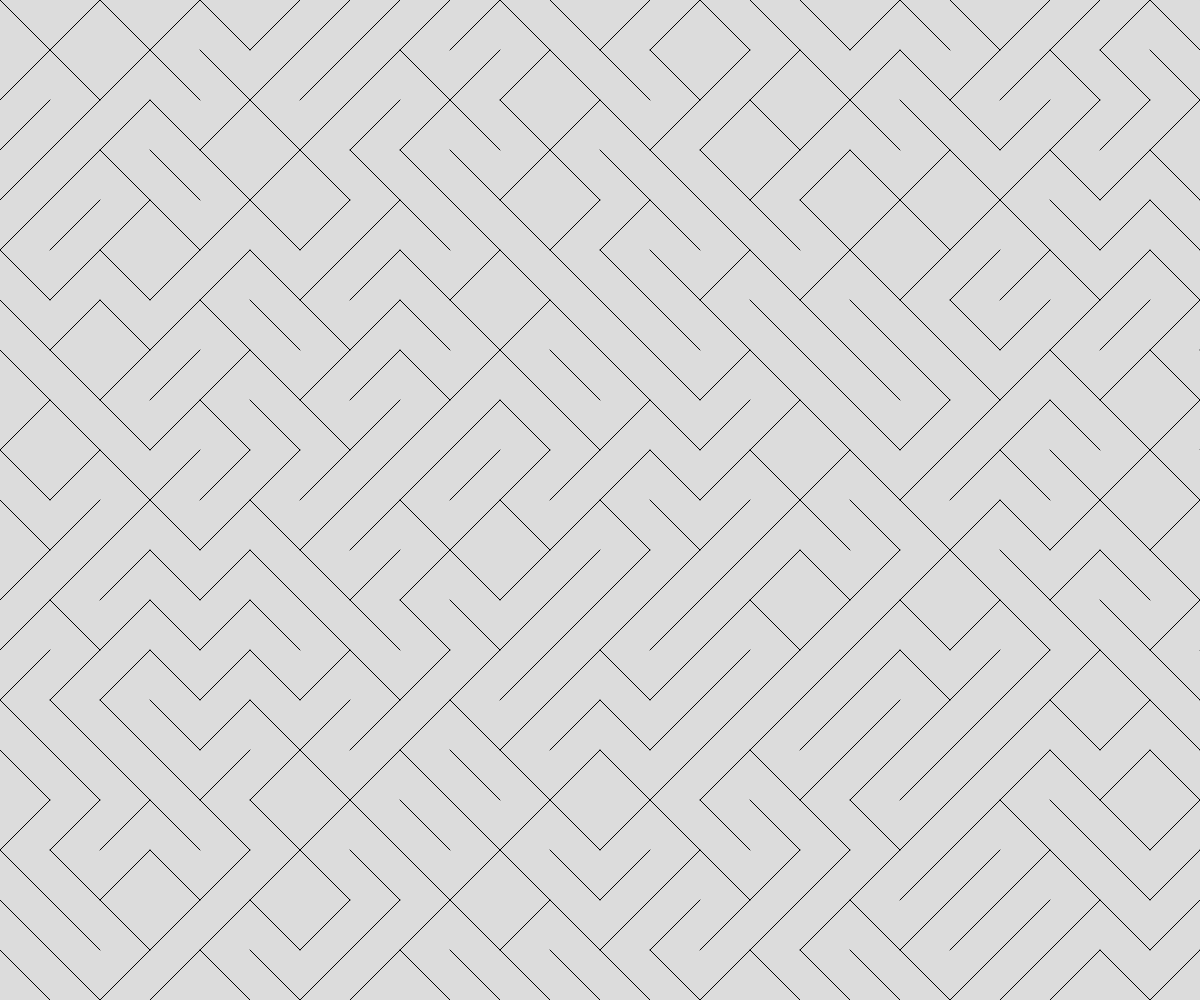
Frame 1 (no input)
Frame 60 (no input): identical to frame 1, image omitted
Frame 120 (the mouse pressed at the canvas centre since frame 60): identical to frame 1, image omitted

The p5.js sketch that drew this single still picture (run headless with seeded random() and noise() and a simulated clock; from frame 60 on, the mouse is pressed at the canvas centre):

// p5.js sketch
// ── sketch.js
// Generative Art Demo

let theTiles = [];
const THE_SIZE = 50;

function setup() {
  createCanvas(windowWidth, windowHeight);

  for (let controlY = 0; controlY < height; controlY += THE_SIZE){
    for (let controlX = 0; controlX <= width; controlX += THE_SIZE){
      let someTile = spawnTile(controlX + THE_SIZE/2, controlY + THE_SIZE/2, THE_SIZE);
      theTiles.push(someTile);
    }
  }
}

function draw() {
  background(220);

  for (let tile of theTiles){
    line(tile.x1, tile.y1, tile.x2, tile.y2);
  }
}

function spawnTile(x, y, tileSize){
  let slopeSign = random(100);
  let tile;
  if (slopeSign < 50){
    // positive slope
    tile = {
      x1: x - tileSize/2,
      y1: y + tileSize/2,
      x2: x + tileSize/2,
      y2: y - tileSize/2,
    };
  }
  else {
    // negative slope
    tile = {
      x1: x - tileSize/2,
      y1: y - tileSize/2,
      x2: x + tileSize/2,
      y2: y + tileSize/2,
    };
  }
  return tile;
}
